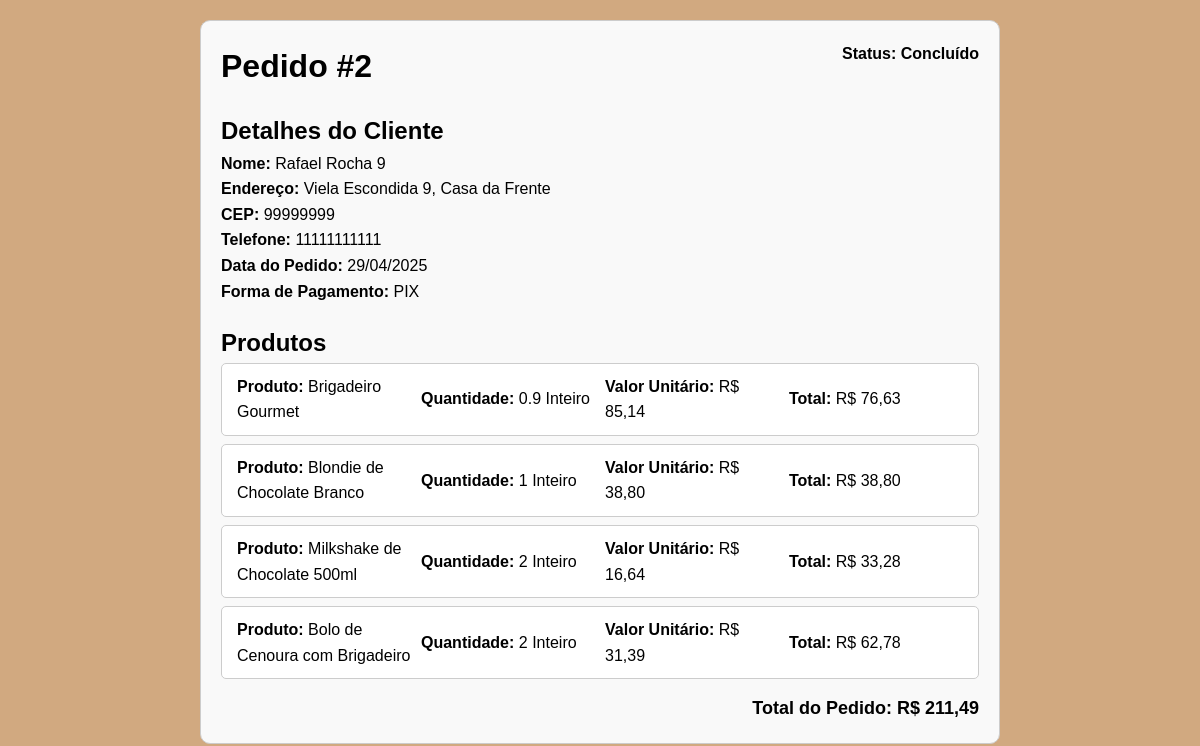
The app's page /imprimir_pedido.php?pedidoId=2 with its own data.
### tables this page shows
create table compra (
     id int auto_increment primary key,
     usuarioId int not null,
     data date not null,
     formaPagamentoId int not null,
     statusId int not null,  
     foreign key (usuarioId) references usuario(id),
     foreign key (formaPagamentoId) references formaPagamento(id),
     foreign key (statusId) references status(id)  
 );

create table status (
    id int auto_increment primary key,
    nome varchar(50) not null
);

create table usuario (
     id int auto_increment primary key,
     cpf char(11) not null unique,
     nome varchar(100) not null,
     endereco varchar(100) not null,
     enderecoNumero int,
     complemento varchar(100) not null,
     cep char(8) not null,
     email varchar(100) not null unique,
     senha varchar(100) not null,
     telefone char(11) not null,
     tipoId int,
     foreign key (tipoId) references tipoUsuario(id)
 );

create table formaPagamento (
     id int auto_increment primary key,
     nome varchar(100) not null
 );

create table compraProduto (
     id int auto_increment primary key,
     idCompra int not null,
     idProduto int not null,
     valor float(24) not null,
     quantidade float(24) not null,
     tipoQuantidadeId int not null,
     observacao varchar(512),
     foreign key (idCompra) references compra(id),
     foreign key (idProduto) references produto(id) ON DELETE CASCADE,
     foreign key (tipoQuantidadeId) references tipoQuantidade(id)
 );

create table produto (
     id int auto_increment primary key,
     nome varchar(100) not null,
     categoriaId int not null,
     tipoQuantidadeId int not null,
     valor float(24) not null,
     descricao varchar(500),
     nomeImagem varchar(100),
     foreign key (categoriaId) references categoria(id),
     foreign key (tipoQuantidadeId) references tipoQuantidade(id)
 );

create table tipoQuantidade (
     id int auto_increment primary key,  
     tipo varchar(10)
 );

### imprimir_pedido.php (the view, shortened to what this page needs)
<?php
include_once("conexao.php");
$pedidoId = (int) $_GET['pedidoId'];
$sql_pedido = "SELECT
                    c.id AS pedidoId,
                    u.nome AS clienteNome,
                    u.endereco AS enderecoEntrega,
                    u.complemento AS complementoEntrega,
                    u.cep AS cepEntrega,
                    u.telefone AS telefoneCliente,
                    c.data AS dataPedido,
                    fp.nome AS formaPagamentoNome,
                    s.nome AS statusPedidoNome
                FROM compra c
                JOIN usuario u ON c.usuarioId = u.id
                JOIN formaPagamento fp ON c.formaPagamentoId = fp.id
                JOIN status s ON c.statusId = s.id
                WHERE c.id = ?";
$stmt_pedido = $link->prepare($sql_pedido);
$stmt_pedido->bind_param("i", $pedidoId);
$stmt_pedido->execute();
$resultado_pedido = $stmt_pedido->get_result();
$pedido = $resultado_pedido->fetch_assoc();
$sql_produtos = "SELECT
                    p.nome AS produtoNome,
                    cp.quantidade,
                    cp.valor,
                    tq.tipo AS tipoQuantidade,
                    cp.observacao
                FROM compraProduto cp
                JOIN produto p ON cp.idProduto = p.id
                JOIN tipoQuantidade tq ON cp.tipoQuantidadeId = tq.id
                WHERE cp.idCompra = ?";
$stmt_produtos = $link->prepare($sql_produtos);
$stmt_produtos->bind_param("i", $pedidoId);
$stmt_produtos->execute();
$resultado_produtos = $stmt_produtos->get_result();
$produtos = [];
$valorTotal = 0;
while ($produto = $resultado_produtos->fetch_assoc()) {
    $produto['subtotal'] = $produto['quantidade'] * $produto['valor'];
    $valorTotal += $produto['subtotal'];
    $produtos[] = $produto;
}
?>
<!DOCTYPE html>
<html lang="pt-BR">
<head>
    <link rel="stylesheet" href="estilo.css">
</head>
<body onload="window.print();">
    <div class="pedido-container">
        <div class="pedido-header">
            <h1>Pedido #<?= htmlspecialchars($pedido['pedidoId']) ?></h1>
            <p>Status: <?= htmlspecialchars($pedido['statusPedidoNome']) ?></p>
        </div>
        <div class="pedido-detalhes">
            <h2>Detalhes do Cliente</h2>
            <p><strong>Nome:</strong> <?= htmlspecialchars($pedido['clienteNome']) ?></p>
            <p><strong>Endereço:</strong> <?= htmlspecialchars($pedido['enderecoEntrega']) ?>,
                <?= htmlspecialchars($pedido['complementoEntrega']) ?></p>
            <p><strong>CEP:</strong> <?= htmlspecialchars($pedido['cepEntrega']) ?></p>
            <p><strong>Telefone:</strong> <?= htmlspecialchars($pedido['telefoneCliente']) ?></p>
            <p><strong>Data do Pedido:</strong> <?= htmlspecialchars(date("d/m/Y", strtotime($pedido['dataPedido']))) ?>
            </p>
            <p><strong>Forma de Pagamento:</strong> <?= htmlspecialchars($pedido['formaPagamentoNome']) ?></p>
        </div>
        <div class="pedido-produtos">
            <h2>Produtos</h2>
            <?php if (!empty($produtos)): ?>
                <?php foreach ($produtos as $produto): ?>
                    <div class="produto-item">
                        <span><strong>Produto:</strong> <?= htmlspecialchars($produto['produtoNome']) ?></span>
                        <span><strong>Quantidade:</strong> <?= htmlspecialchars($produto['quantidade']) ?>
                            <?= htmlspecialchars($produto['tipoQuantidade']) ?></span>
                        <span><strong>Valor Unitário:</strong> R$ <?= number_format($produto['valor'], 2, ',', '.') ?></span>
                        <span><strong>Total:</strong> R$
                            <?= number_format($produto['subtotal'], 2, ',', '.') ?></span>
                    </div>
                <?php endforeach; ?>
            <?php else: ?>
                <p>Nenhum produto encontrado para este pedido.</p>
            <?php endif; ?>
        </div>
        <div class="pedido-total">Total do Pedido: R$
            <?= number_format($valorTotal, 2, ',', '.') ?>
        </div>
    </div>
</body>
</html>

### estilo.css (style rules this page uses)
* { margin: 0; padding: 0; box-sizing: border-box; }
body { font-family: "Segoe UI", Tahoma, Geneva, Verdana, sans-serif; background-color: #d1a980; color: #000000; line-height: 1.6; }
.pedido-header { display: flex; justify-content: space-between; font-weight: bold; margin-bottom: 10px; }

### imprimir_pedido.php (style rules this page uses)
body { font-family: Arial, sans-serif; margin: 20px; padding: 0; }
.pedido-container { max-width: 800px; margin: 0 auto; padding: 20px; border: 1px solid #ccc; border-radius: 10px; background-color: #f9f9f9; }
.pedido-header { text-align: center; margin-bottom: 20px; }
.pedido-detalhes { margin-bottom: 20px; }
.produto-item { display: flex; flex-direction: row; justify-content: space-between; align-items: center; border: 1px solid #ccc; padding: 10px; margin-bottom: 8px; border-radius: 5px; background-color: #fff; }
.produto-item span { flex: 1; padding: 0 5px; }
.pedido-total { text-align: right; font-size: 18px; margin-top: 15px; font-weight: bold; }

### records on screen
compra: id "2", statusId.nome "Concluído", usuarioId.nome "Rafael Rocha 9", usuarioId.endereco "Viela Escondida 9", usuarioId.complemento "Casa da Frente", usuarioId.cep "99999999", usuarioId.telefone "11111111111", data "29/04/2025", formaPagamentoId.nome "PIX"
compraproduto: idProduto.nome "Brigadeiro Gourmet", quantidade "0.9", tipoQuantidadeId.tipo "Inteiro", valor "85,14", subtotal "76,63"
compraproduto: idProduto.nome "Blondie de Chocolate Branco", quantidade "1", tipoQuantidadeId.tipo "Inteiro", valor "38,80"
compraproduto: idProduto.nome "Milkshake de Chocolate 500ml", quantidade "2", tipoQuantidadeId.tipo "Inteiro", valor "16,64", subtotal "33,28"
compraproduto: idProduto.nome "Bolo de Cenoura com Brigadeiro", quantidade "2", tipoQuantidadeId.tipo "Inteiro", valor "31,39", subtotal "62,78"

### other values on screen
$valorTotal "211,49"
